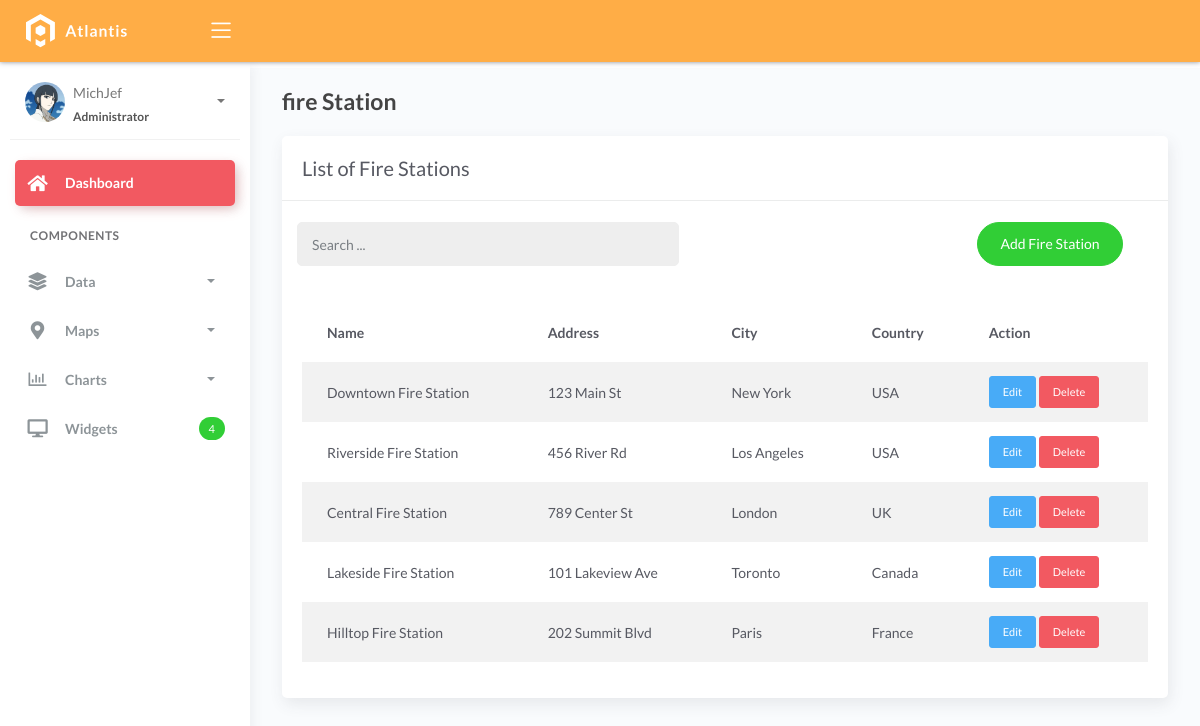
The app's page /firestation_list, older data.
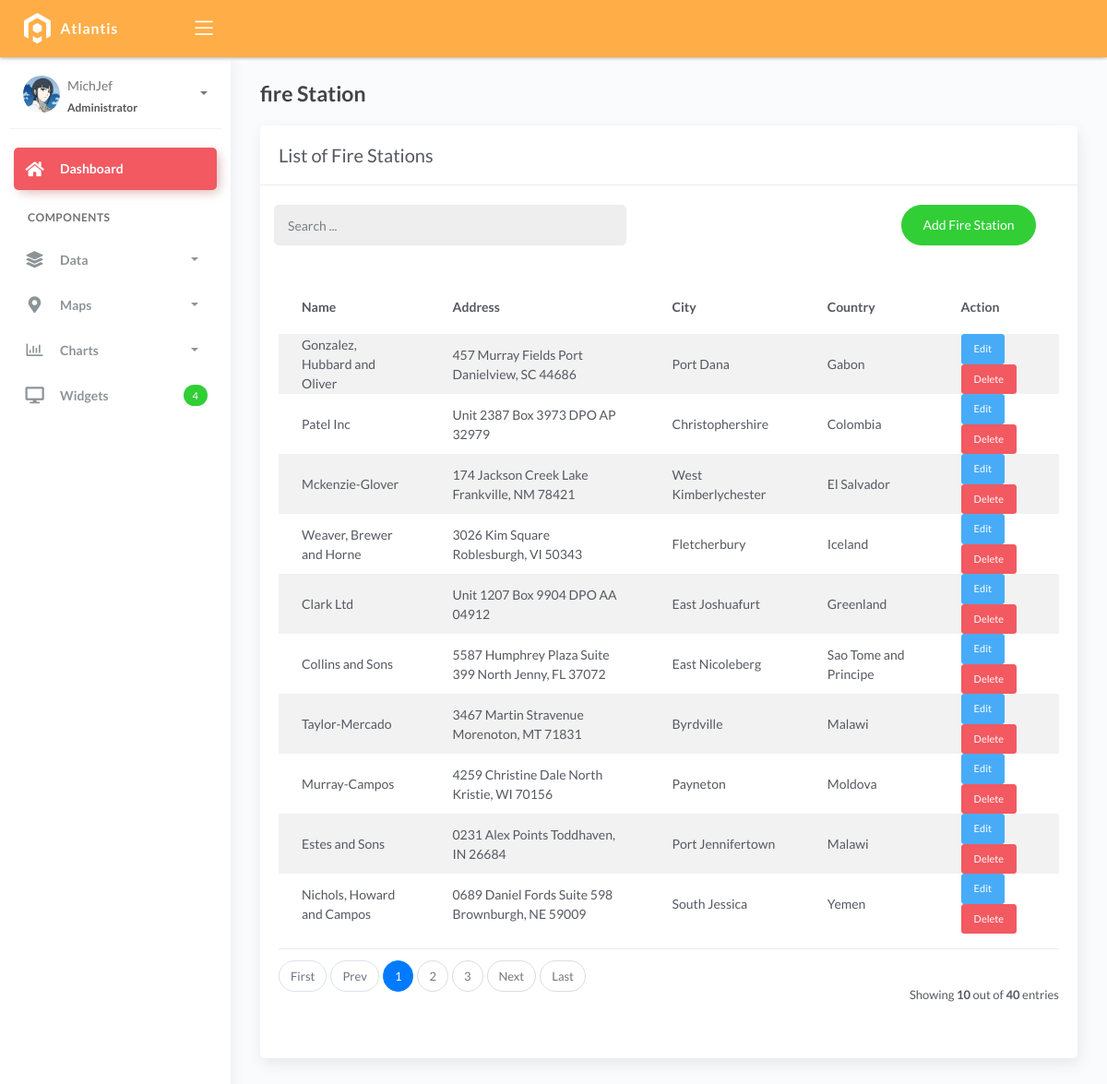
The same page, newer data.
### fireapp/models.py (models this page shows, shortened)
class BaseModel(models.Model):
    created_at = models.DateTimeField(auto_now_add=True, db_index=True)
    updated_at = models.DateTimeField(auto_now=True)
    class Meta:
        abstract = True

class FireStation(BaseModel):
    name = models.CharField(max_length=150)
    latitude = models.DecimalField(
        max_digits=22, decimal_places=16, null=True, blank=True)
    longitude = models.DecimalField(
        max_digits=22, decimal_places=16, null=True, blank=True)
    address = models.CharField(max_length=150)
    city = models.CharField(max_length=150)
    country = models.CharField(max_length=150)

### fireapp/views.py (the view)
# urls.py: path('firestation_list', IncidentList.as_view(), name='firestation-list'),
class IncidentList(ListView):
    model = FireStation
    context_object_name = 'firestation'
    template_name = 'firestation/firestation_list.html'
    paginate_by = 10
    def get_queryset(self, *args, **kwargs):
        qs = super(IncidentList, self).get_queryset(*args, **kwargs)
        if self.request.GET.get("q") != None:
            query = self.request.GET.get('q')
            qs = qs.filter(Q(name__icontains=query) |
                        Q (address__icontains=query) |
                        Q (city__icontains=query) |
                        Q (country__icontains=query))
        return qs

### templates/firestation/firestation_list.html (shortened to what this page needs)
{% extends 'base.html' %}
{% load static %}
{% block content %}
<div class="content">
  <div class="page-inner">
    <h4 class="page-title">fire Station</h4>
    <div class="row">
      <div class="col-md-12">
        <div class="card">
          <div class="card-header">
            <div class="card-title">List of Fire Stations</div>
          </div>
          <br />
          <div class="col-md-12 row">
            <div class="col-md-6">
              <form class="navbar-left navbar-form nav-search mr-md-3" action="{% url 'firestation-list' %}">
                <div class="input-group">
                  <input type="text" placeholder="Search ..." class="form-control" name="q"/>
                  <div class="input-group-append">
                    <span class="input-group-text">
                    </span>
                  </div>
                </div>
              </form>
            </div>
            <div class="col-md-6">
              <div class="pull-right">
                <a href="{% url 'firestation-add' %}" class="btn btn-success btn-rounded">Add Fire Station</a>
              </div>
            </div>
          </div>
          <div class="card-body">
            <table class="table table-striped mt-3">
              <thead>
                <tr>
                  <th scope="col">Name</th>
                  <th scope="col">Address</th>
                  <th scope="col">City</th>
                  <th scope="col">Country</th>
                  <th scope="col">Action</th>
                </tr>
              </thead>
              <tbody>
                {% for object in object_list %}
                <tr id="firestation-{{ object.id }}">
                  <td>{{ object.name}}</td>
                  <td>{{ object.address}}</td>
                  <td>{{ object.city }}</td>
                  <td>{{ object.country }}</td>
                  <td>
                    <a href="firestation_list/{{object.id}}" class="btn btn-sm btn-info">Edit</a>
                    <a href="#" class="btn btn-sm btn-danger" onclick="confirmDelete('{{ object.id }}')">Delete</a>
                  </td>
                </tr>
                {% empty %}
                <tr>
                  <td colspan="5" style="text-align: center">
                    <p class="text-sm font-weight-bold mb-0">No Records Found</p>
                  </td>
                </tr>
                {% endfor %}
              </tbody>
            </table>
            {% include 'includes/pagination.html' %}
          </div>
        </div>
      </div>
    </div>
  </div>
</div>
{% endblock %}

### templates/base.html (shortened to what this page needs)
{% load static %}
<!DOCTYPE html>
<html lang="en">
  <head>
    <link rel="stylesheet" href="{% static 'css/weather-cards.css' %}" />
    <link rel="stylesheet" href="{% static 'css/bootstrap.min.css' %}" />
    <link rel="stylesheet" href="{% static 'css/atlantis.min.css' %}" />
    <link rel="stylesheet" href="{% static 'css/demo.css' %}" />
  </head>
  <body>
    <div class="wrapper">
      <div class="main-header">
        <div class="logo-header" data-background-color="orange">
          <a href="index.html" class="logo">
            <img src="{% static 'img/logo.svg' %}" alt="navbar brand" class="navbar-brand" />
          </a>
          <div class="nav-toggle">
            <button class="btn btn-toggle toggle-sidebar">
              <i class="icon-menu"></i>
            </button>
          </div>
        </div>
        <nav class="navbar navbar-header navbar-expand-lg" data-background-color="orange">
        </nav>
      </div>
      <div class="sidebar sidebar-style-2">
        <div class="sidebar-wrapper scrollbar scrollbar-inner">
          <div class="sidebar-content">
            <div class="user">
              <div class="avatar-sm float-left mr-2">
                <img src="{% static 'img/Profile.jpg' %}" alt="..." class="avatar-img rounded-circle" />
              </div>
              <div class="info">
                <a data-toggle="collapse" href="#collapseExample" aria-expanded="true">
                  <span>
                    MichJef
                    <span class="user-level">Administrator</span>
                    <span class="caret"></span>
                  </span>
                </a>
              </div>
            </div>
            <ul class="nav nav-danger">
              <li class="nav-item active">
                <a href="{% url 'home' %}">
                  <i class="fas fa-home"></i>
                  <p>Dashboard</p>
                </a>
              </li>
              <li class="nav-section">
                <h4 class="text-section">Components</h4>
              </li>
              <li class="nav-item">
                <a data-toggle="collapse" href="#base">
                  <i class="fas fa-layer-group"></i>
                  <p>Data</p>
                  <span class="caret"></span>
                </a>
              </li>
              <li class="nav-item">
                <a data-toggle="collapse" href="#maps">
                  <i class="fas fa-map-marker-alt"></i>
                  <p>Maps</p>
                  <span class="caret"></span>
                </a>
              </li>
              <li class="nav-item">
                <a data-toggle="collapse" href="#charts">
                  <i class="far fa-chart-bar"></i>
                  <p>Charts</p>
                  <span class="caret"></span>
                </a>
              </li>
              <li class="nav-item">
                <a href="widgets.html">
                  <i class="fas fa-desktop"></i>
                  <p>Widgets</p>
                  <span class="badge badge-success">4</span>
                </a>
              </li>
            </ul>
          </div>
        </div>
      </div>
      <div class="main-panel">
        <div class="content">
          {% block content %}
          {% endblock %}
        </div>
      </div>
      <footer class="footer">
        <div class="container-fluid">
          <nav class="pull-left">
            <ul class="nav">
              <li class="nav-item">
                <a class="nav-link" href="https://www.themekita.com">ThemeKita</a>
              </li>
              <li class="nav-item">
                <a class="nav-link" href="#">Help</a>
              </li>
              <li class="nav-item">
                <a class="nav-link" href="#">Licenses</a>
              </li>
            </ul>
          </nav>
          <div class="copyright ml-auto">
            2018, made with  by <a href="https://www.themekita.com">ThemeKita</a>
          </div>
        </div>
      </footer>
    </div>
  </body>
</html>

### templates/includes/pagination.html (shortened to what this page needs)
{% if is_paginated %}
<div class="card-footer px-0 border-0 d-flex flex-column flex-lg-row align-items-center justify-content-between mt-3">
  <nav aria-label="Topics pagination" class="mb-4">
    <ul class="pagination">
      {% if page_obj.number > 1 %}
      <li class="page-item">
        <a class="page-link" href="?page=1">First</a>
      </li>
      {% else %}
      <li class="page-item disabled">
        <span class="page-link">First</span>
      </li>
      {% endif %} {% if page_obj.has_previous %}
      <li class="page-item">
        <a class="page-link" href="?page={{ page_obj.previous_page_number }}">Prev</a>
      </li>
      {% else %}
      <li class="page-item disabled">
        <span class="page-link">Prev</span>
      </li>
      {% endif %} {% for page_num in paginator.page_range %} {% if page_obj.number == page_num %}
      <li class="page-item active">
        <span class="page-link">
          {{ page_num }}
        </span>
      </li>
      {% elif page_num > page_obj.number|add:'-3' and page_num < page_obj.number|add:'3' %}
      <li class="page-item">
        <a class="page-link" href="?page={{ page_num }}">{{ page_num }}</a>
      </li>
      {% endif %} {% endfor %} {% if page_obj.has_next %}
      <li class="page-item">
        <a class="page-link" href="?page={{ page_obj.next_page_number }}">Next</a>
      </li>
      {% else %}
      <li class="page-item disabled">
        <span class="page-link">Next</span>
      </li>
      {% endif %} {% if page_obj.number != paginator.num_pages %}
      <li class="page-item">
        <a class="page-link" href="?page={{ paginator.num_pages }}">Last</a>
      </li>
      {% else %}
      <li class="page-item disabled">
        <span class="page-link">Last</span>
      </li>
      {% endif %}
    </ul>
  </nav>
  <div class="fw-normal small mt-4 mt-lg-0">Showing <b>{{object_list.count}}</b> out of <b>{{paginator.count}}</b> entries</div>
</div>
{% endif %}

### static/css/weather-cards.css (style rules this page uses)
p { margin: 5px 0; font-weight: bold; }

Row changes from the older to the newer data that the page shows:
removed FireStation: name "Downtown Fire Station", address "123 Main St", city "New York", country "USA"
removed FireStation: name "Riverside Fire Station", address "456 River Rd", city "Los Angeles", country "USA"
removed FireStation: name "Central Fire Station", address "789 Center St", city "London", country "UK"
removed FireStation: name "Lakeside Fire Station", address "101 Lakeview Ave", city "Toronto", country "Canada"
removed FireStation: name "Hilltop Fire Station", address "202 Summit Blvd", city "Paris", country "France"
added FireStation: name "Gonzalez, Hubbard and Oliver", address "457 Murray Fields Port Danielview, SC 44686", city "Port Dana", country "Gabon"
added FireStation: name "Patel Inc", address "Unit 2387 Box 3973 DPO AP 32979", city "Christophershire", country "Colombia"
added FireStation: name "Mckenzie-Glover", address "174 Jackson Creek Lake Frankville, NM 78421", city "West Kimberlychester", country "El Salvador"
added FireStation: name "Weaver, Brewer and Horne", address "3026 Kim Square Roblesburgh, VI 50343", city "Fletcherbury", country "Iceland"
added FireStation: name "Clark Ltd", address "Unit 1207 Box 9904 DPO AA 04912", city "East Joshuafurt", country "Greenland"
added FireStation: name "Collins and Sons", address "5587 Humphrey Plaza Suite 399 North Jenny, FL 37072", city "East Nicoleberg", country "Sao Tome and Principe"
added FireStation: name "Taylor-Mercado", address "3467 Martin Stravenue Morenoton, MT 71831", city "Byrdville", country "Malawi"
added FireStation: name "Murray-Campos", address "4259 Christine Dale North Kristie, WI 70156", city "Payneton", country "Moldova"
added FireStation: name "Estes and Sons", address "0231 Alex Points Toddhaven, IN 26684", city "Port Jennifertown", country "Malawi"
added FireStation: name "Nichols, Howard and Campos", address "0689 Daniel Fords Suite 598 Brownburgh, NE 59009", city "South Jessica", country "Yemen"
Text that changed along with them:
{{ object_list.count }}: (not shown) → "10"
{{ paginator.count }}: (not shown) → "40"
text now shown: "First Prev Next Last Showing out of entries"
new list line: "1"
new list line: "2"
new list line: "3"
